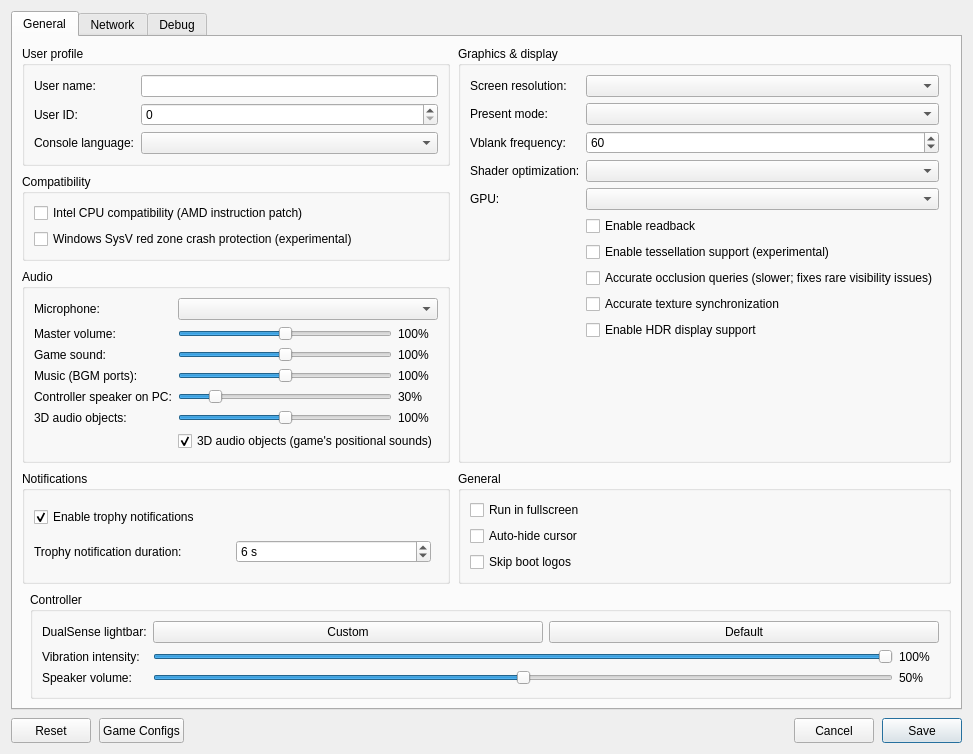
<?xml version="1.0" encoding="UTF-8"?>
<ui version="4.0">
 <class>ConfigurationEditDialog</class>
 <widget class="QDialog" name="ConfigurationEditDialog">
  <property name="geometry">
   <rect>
    <x>0</x>
    <y>0</y>
    <width>900</width>
    <height>620</height>
   </rect>
  </property>
  <property name="windowTitle">
   <string>Settings</string>
  </property>
  <property name="locale">
   <locale language="English" country="UnitedStates"/>
  </property>
  <layout class="QVBoxLayout" name="dialogLayout">
   <property name="spacing"><number>8</number></property>
   <item>
    <widget class="QTabWidget" name="settings_tabs">
     <property name="currentIndex"><number>0</number></property>
     <widget class="QWidget" name="settings_tab">
      <attribute name="title"><string>General</string></attribute>
      <layout class="QGridLayout" name="gridLayout">
       <property name="horizontalSpacing">
        <number>8</number>
       </property>
       <property name="verticalSpacing">
        <number>8</number>
       </property>
       <item row="0" column="0" colspan="2">
        <layout class="QGridLayout" name="sectionsLayout" columnstretch="1,1">
         <property name="horizontalSpacing">
          <number>8</number>
         </property>
         <property name="verticalSpacing">
          <number>8</number>
         </property>
         <item row="0" column="0">
          <widget class="QGroupBox" name="user_profile_group">
           <property name="title">
            <string>User profile</string>
           </property>
           <layout class="QFormLayout" name="userProfileLayout">
            <property name="fieldGrowthPolicy">
             <enum>QFormLayout::AllNonFixedFieldsGrow</enum>
            </property>
            <item row="0" column="0">
             <widget class="QLabel" name="label_user_name">
              <property name="text"><string>User name:</string></property>
             </widget>
            </item>
            <item row="0" column="1">
             <widget class="MandatoryLineEdit" name="lineEdit_user_name">
              <property name="toolTip"><string>Local user name exposed to games</string></property>
              <property name="clearButtonEnabled"><bool>true</bool></property>
             </widget>
            </item>
            <item row="1" column="0">
             <widget class="QLabel" name="label_user_id">
              <property name="text"><string>User ID:</string></property>
             </widget>
            </item>
            <item row="1" column="1">
             <widget class="QSpinBox" name="spinBox_user_id">
              <property name="toolTip"><string>Local user ID exposed to games</string></property>
              <property name="maximum"><number>2147483647</number></property>
             </widget>
            </item>
            <item row="2" column="0">
             <widget class="QLabel" name="label_console_language">
              <property name="text"><string>Console language:</string></property>
             </widget>
            </item>
            <item row="2" column="1">
             <widget class="QComboBox" name="comboBox_console_language">
              <property name="toolTip"><string>Language</string></property>
             </widget>
            </item>
           </layout>
          </widget>
         </item>
         <item row="2" column="0">
          <widget class="QGroupBox" name="audio_group">
           <property name="title"><string>Audio</string></property>
           <layout class="QFormLayout" name="audioLayout">
            <property name="fieldGrowthPolicy">
             <enum>QFormLayout::AllNonFixedFieldsGrow</enum>
            </property>
            <item row="0" column="0">
             <widget class="QLabel" name="label_audio_input_device">
              <property name="text"><string>Microphone:</string></property>
             </widget>
            </item>
            <item row="0" column="1">
             <widget class="QComboBox" name="comboBox_audio_input_device"/>
            </item>
           <item row="1" column="0">
            <widget class="QLabel" name="label_audio_master">
             <property name="text"><string>Master volume:</string></property>
            </widget>
           </item>
           <item row="1" column="1">
            <layout class="QHBoxLayout" name="audio_master_layout">
             <item>
              <widget class="QSlider" name="slider_audio_master">
               <property name="toolTip"><string>Everything the game plays on this PC (not the DualSense). 100% is unchanged; above 100% amplifies and can clip.</string></property>
               <property name="maximum"><number>200</number></property>
               <property name="singleStep"><number>5</number></property>
               <property name="pageStep"><number>10</number></property>
               <property name="value"><number>100</number></property>
               <property name="orientation"><enum>Qt::Horizontal</enum></property>
              </widget>
             </item>
             <item>
              <widget class="QLabel" name="label_audio_master_value">
               <property name="minimumSize"><size><width>40</width><height>0</height></size></property>
               <property name="text"><string>100%</string></property>
              </widget>
             </item>
            </layout>
           </item>
           <item row="2" column="0">
            <widget class="QLabel" name="label_audio_main">
             <property name="text"><string>Game sound:</string></property>
            </widget>
           </item>
           <item row="2" column="1">
            <layout class="QHBoxLayout" name="audio_main_layout">
             <item>
              <widget class="QSlider" name="slider_audio_main">
               <property name="toolTip"><string>Game audio on the main output ports (most effects, and music in games that mix it there). 100% is unchanged.</string></property>
               <property name="maximum"><number>200</number></property>
               <property name="singleStep"><number>5</number></property>
               <property name="pageStep"><number>10</number></property>
               <property name="value"><number>100</number></property>
               <property name="orientation"><enum>Qt::Horizontal</enum></property>
              </widget>
             </item>
             <item>
              <widget class="QLabel" name="label_audio_main_value">
               <property name="minimumSize"><size><width>40</width><height>0</height></size></property>
               <property name="text"><string>100%</string></property>
              </widget>
             </item>
            </layout>
           </item>
           <item row="3" column="0">
            <widget class="QLabel" name="label_audio_music">
             <property name="text"><string>Music (BGM ports):</string></property>
            </widget>
           </item>
           <item row="3" column="1">
            <layout class="QHBoxLayout" name="audio_music_layout">
             <item>
              <widget class="QSlider" name="slider_audio_music">
               <property name="toolTip"><string>Music the game plays on its own background-music ports. Has no effect on games that mix music into the main output.</string></property>
               <property name="maximum"><number>200</number></property>
               <property name="singleStep"><number>5</number></property>
               <property name="pageStep"><number>10</number></property>
               <property name="value"><number>100</number></property>
               <property name="orientation"><enum>Qt::Horizontal</enum></property>
              </widget>
             </item>
             <item>
              <widget class="QLabel" name="label_audio_music_value">
               <property name="minimumSize"><size><width>40</width><height>0</height></size></property>
               <property name="text"><string>100%</string></property>
              </widget>
             </item>
            </layout>
           </item>
           <item row="4" column="0">
            <widget class="QLabel" name="label_audio_pad_speaker">
             <property name="text"><string>Controller speaker on PC:</string></property>
            </widget>
           </item>
           <item row="4" column="1">
            <layout class="QHBoxLayout" name="audio_pad_speaker_layout">
             <item>
              <widget class="QSlider" name="slider_audio_pad_speaker">
               <property name="toolTip"><string>Sounds meant for the DualSense speaker when no DualSense plays them (no controller, or not wired/Bluetooth). The console speaker is small, so these are turned down by default.</string></property>
               <property name="maximum"><number>200</number></property>
               <property name="singleStep"><number>5</number></property>
               <property name="pageStep"><number>10</number></property>
               <property name="value"><number>30</number></property>
               <property name="orientation"><enum>Qt::Horizontal</enum></property>
              </widget>
             </item>
             <item>
              <widget class="QLabel" name="label_audio_pad_speaker_value">
               <property name="minimumSize"><size><width>40</width><height>0</height></size></property>
               <property name="text"><string>30%</string></property>
              </widget>
             </item>
            </layout>
           </item>
           <item row="5" column="0">
            <widget class="QLabel" name="label_audio_objects">
             <property name="text"><string>3D audio objects:</string></property>
            </widget>
           </item>
           <item row="5" column="1">
            <layout class="QHBoxLayout" name="audio_objects_layout">
             <item>
              <widget class="QSlider" name="slider_audio_objects">
               <property name="toolTip"><string>Sound effects the game places in 3D (PS5 3D audio object ports), mixed into the game sound on this PC. Game sound and master volume apply on top. 100% is unchanged.</string></property>
               <property name="maximum"><number>200</number></property>
               <property name="singleStep"><number>5</number></property>
               <property name="pageStep"><number>10</number></property>
               <property name="value"><number>100</number></property>
               <property name="orientation"><enum>Qt::Horizontal</enum></property>
              </widget>
             </item>
             <item>
              <widget class="QLabel" name="label_audio_objects_value">
               <property name="minimumSize"><size><width>40</width><height>0</height></size></property>
               <property name="text"><string>100%</string></property>
              </widget>
             </item>
            </layout>
           </item>
           <item row="6" column="1">
            <widget class="QCheckBox" name="checkBox_audio_objects">
             <property name="toolTip"><string>Play the sounds the game places in 3D (PS5 3D audio object ports: ambience, positioned effects). Off drops them, as older Kyty versions did.</string></property>
             <property name="text"><string>3D audio objects (game's positional sounds)</string></property>
             <property name="checked"><bool>true</bool></property>
            </widget>
           </item>
           </layout>
          </widget>
         </item>
         <item row="0" column="1" rowspan="3">
          <widget class="QGroupBox" name="graphics_group">
           <property name="title">
            <string>Graphics &amp;&amp; display</string>
           </property>
           <layout class="QFormLayout" name="graphicsLayout">
            <property name="fieldGrowthPolicy">
             <enum>QFormLayout::AllNonFixedFieldsGrow</enum>
            </property>
            <item row="0" column="0">
             <widget class="QLabel" name="label_screen_resolution">
              <property name="text"><string>Screen resolution:</string></property>
             </widget>
            </item>
            <item row="0" column="1">
             <widget class="QComboBox" name="comboBox_screen_resolution">
              <property name="toolTip"><string>Window resolution</string></property>
             </widget>
            </item>
            <item row="1" column="0">
             <widget class="QLabel" name="label_present_mode">
              <property name="text"><string>Present mode:</string></property>
             </widget>
            </item>
            <item row="1" column="1">
             <widget class="QComboBox" name="comboBox_present_mode">
              <property name="toolTip"><string>Vulkan swapchain presentation mode</string></property>
             </widget>
            </item>
            <item row="2" column="0">
             <widget class="QLabel" name="label_vblank_frequency">
              <property name="text"><string>Vblank frequency:</string></property>
             </widget>
            </item>
            <item row="2" column="1">
             <widget class="QSpinBox" name="spinBox_vblank_frequency">
              <property name="toolTip"><string>Virtual display refresh rate used for frame pacing</string></property>
              <property name="minimum"><number>30</number></property>
              <property name="maximum"><number>360</number></property>
              <property name="value"><number>60</number></property>
             </widget>
            </item>
            <item row="3" column="0">
             <widget class="QLabel" name="label_shader_optimization">
              <property name="text"><string>Shader optimization:</string></property>
             </widget>
            </item>
            <item row="3" column="1">
             <widget class="QComboBox" name="comboBox_shader_optimization_type">
              <property name="toolTip"><string>Optimize shaders for code size or performance</string></property>
             </widget>
            </item>
            <item row="4" column="0">
             <widget class="QLabel" name="label_gpu">
              <property name="text"><string>GPU:</string></property>
             </widget>
            </item>
            <item row="4" column="1">
             <widget class="QComboBox" name="comboBox_gpu">
              <property name="toolTip"><string>Graphics device used by the emulator</string></property>
             </widget>
            </item>
            <item row="5" column="1">
             <widget class="QCheckBox" name="checkBox_readback">
              <property name="toolTip"><string>Read back writable linear images</string></property>
              <property name="text"><string>Enable readback</string></property>
             </widget>
            </item>
            <item row="6" column="1">
             <widget class="QCheckBox" name="checkBox_tessellation">
              <property name="toolTip"><string>Draw tessellated geometry. Disabled by default; unsupported tessellation may cause crashes.</string></property>
              <property name="text"><string>Enable tessellation support (experimental)</string></property>
             </widget>
            </item>
            <item row="7" column="1">
             <widget class="QCheckBox" name="checkBox_gpu_occlusion">
              <property name="toolTip"><string>Off (default): occlusion queries report everything as visible, which is much faster in heavy levels but may draw objects or effects that the game hides behind walls. On: the GPU counts visible samples as on the console (slower; fixes rare visibility issues).</string></property>
              <property name="text"><string>Accurate occlusion queries (slower; fixes rare visibility issues)</string></property>
             </widget>
            </item>
            <item row="8" column="1">
             <widget class="QCheckBox" name="checkBox_sync_raw_image_buffers">
              <property name="toolTip"><string>Can fix missing textures and incorrect transparency in some games. May reduce performance.</string></property>
              <property name="text"><string>Accurate texture synchronization</string></property>
             </widget>
            </item>
            <item row="9" column="1">
             <widget class="QCheckBox" name="checkBox_hdr">
              <property name="toolTip"><string>Enable HDR10 output for supported games. Requires HDR enabled on the host display.</string></property>
              <property name="text"><string>Enable HDR display support</string></property>
             </widget>
            </item>
           </layout>
          </widget>
         </item>
         <item row="3" column="0">
          <widget class="QGroupBox" name="notifications_group">
           <property name="title"><string>Notifications</string></property>
           <layout class="QVBoxLayout" name="notificationsLayout">
            <item>
             <widget class="QCheckBox" name="checkBox_trophy_notifications">
              <property name="toolTip"><string>Show trophy unlock notifications and play their sound.
    To use your own sound, replace the emulator's assets/sounds/trophy-unlock.wav with a WAV file and restart the game.</string></property>
              <property name="text"><string>Enable trophy notifications</string></property>
              <property name="checked"><bool>true</bool></property>
             </widget>
            </item>
            <item>
             <layout class="QHBoxLayout" name="trophyDurationLayout">
              <item>
               <widget class="QLabel" name="label_trophy_duration">
                <property name="text"><string>Trophy notification duration:</string></property>
               </widget>
              </item>
              <item>
               <widget class="QSpinBox" name="spinBox_trophy_duration">
                <property name="toolTip"><string>How long each trophy unlock notification stays on screen.</string></property>
                <property name="suffix"><string> s</string></property>
                <property name="minimum"><number>5</number></property>
                <property name="maximum"><number>10</number></property>
                <property name="value"><number>6</number></property>
               </widget>
              </item>
              <item>
               <spacer name="trophyDurationSpacer">
                <property name="orientation"><enum>Qt::Horizontal</enum></property>
               </spacer>
              </item>
             </layout>
            </item>
           </layout>
          </widget>
         </item>
         <item row="3" column="1">
          <widget class="QGroupBox" name="general_group">
           <property name="title"><string>General</string></property>
           <layout class="QVBoxLayout" name="generalLayout">
            <item>
             <widget class="QCheckBox" name="checkBox_fullscreen">
              <property name="toolTip"><string>Run in borderless desktop fullscreen</string></property>
              <property name="text"><string>Run in fullscreen</string></property>
             </widget>
            </item>
            <item>
             <widget class="QCheckBox" name="checkBox_hide_cursor">
              <property name="toolTip"><string>Hide the host cursor after 2 seconds without mouse activity</string></property>
              <property name="text"><string>Auto-hide cursor</string></property>
             </widget>
            </item>
            <item>
             <widget class="QCheckBox" name="checkBox_skip_notice_screen">
              <property name="toolTip"><string>Skip startup logos and notices in supported games.</string></property>
              <property name="text"><string>Skip boot logos</string></property>
             </widget>
            </item>
           </layout>
          </widget>
         </item>
         <item row="1" column="0">
          <widget class="QGroupBox" name="compatibility_group">
           <property name="title">
            <string>Compatibility</string>
           </property>
           <layout class="QVBoxLayout" name="compatibilityLayout">
            <item>
             <widget class="QCheckBox" name="checkBox_amd_cpu">
              <property name="toolTip"><string>Emulates the PS5's AMD-only instructions (EXTRQ/INSERTQ) and AMD's VRSQRTPS results. Partly checked (default): automatic, on for Intel and other non-AMD CPUs, off for AMD CPUs. Checked: always on. Unchecked: always off.</string></property>
              <property name="text"><string>Intel CPU compatibility (AMD instruction patch)</string></property>
             </widget>
            </item>
            <item>
             <widget class="QCheckBox" name="checkBox_red_zone_protection">
              <property name="toolTip"><string>Helps prevent crashes in some games on Windows</string></property>
              <property name="text"><string>Windows SysV red zone crash protection (experimental)</string></property>
             </widget>
            </item>
           </layout>
          </widget>
         </item>
        </layout>
       </item>
       <item row="1" column="1">
        <widget class="QGroupBox" name="controller_group">
         <property name="title"><string>Controller</string></property>
         <layout class="QFormLayout" name="controllerLayout">
          <property name="fieldGrowthPolicy"><enum>QFormLayout::AllNonFixedFieldsGrow</enum></property>
          <item row="0" column="0">
           <widget class="QLabel" name="label_controller_color">
            <property name="text"><string>DualSense lightbar:</string></property>
           </widget>
          </item>
          <item row="0" column="1">
           <layout class="QHBoxLayout" name="controllerColorLayout">
            <item>
             <widget class="QPushButton" name="button_controller_color">
              <property name="toolTip"><string>Choose and preview a fixed LED color. Bluetooth DualSense may take several seconds to update.</string></property>
              <property name="text"><string>Custom</string></property>
             </widget>
            </item>
            <item>
             <widget class="QPushButton" name="button_controller_color_reset">
              <property name="toolTip"><string>Let the game control the lightbar</string></property>
              <property name="text"><string>Default</string></property>
             </widget>
            </item>
           </layout>
          </item>
          <item row="1" column="0">
           <widget class="QLabel" name="label_controller_vibration">
            <property name="text"><string>Vibration intensity:</string></property>
           </widget>
          </item>
          <item row="1" column="1">
           <layout class="QHBoxLayout" name="controllerVibrationLayout">
            <item>
             <widget class="QSlider" name="slider_controller_vibration">
              <property name="toolTip"><string>Scale DualSense vibration over USB and Bluetooth</string></property>
              <property name="maximum"><number>100</number></property>
              <property name="value"><number>100</number></property>
              <property name="orientation"><enum>Qt::Horizontal</enum></property>
             </widget>
            </item>
            <item>
             <widget class="QLabel" name="label_controller_vibration_value">
              <property name="minimumSize"><size><width>40</width><height>0</height></size></property>
              <property name="text"><string>100%</string></property>
             </widget>
            </item>
           </layout>
          </item>
          <item row="2" column="0">
           <widget class="QLabel" name="label_controller_volume">
            <property name="text"><string>Speaker volume:</string></property>
           </widget>
          </item>
          <item row="2" column="1">
           <layout class="QHBoxLayout" name="controllerVolumeLayout">
            <item>
             <widget class="QSlider" name="slider_controller_volume">
              <property name="toolTip"><string>Scale the DualSense speaker over USB and Bluetooth. 50% is the previous default; 100% adds 6 dB of gain.</string></property>
              <property name="maximum"><number>100</number></property>
              <property name="value"><number>50</number></property>
              <property name="orientation"><enum>Qt::Horizontal</enum></property>
             </widget>
            </item>
            <item>
             <widget class="QLabel" name="label_controller_volume_value">
              <property name="minimumSize"><size><width>40</width><height>0</height></size></property>
              <property name="text"><string>50%</string></property>
             </widget>
            </item>
           </layout>
          </item>
         </layout>
        </widget>
       </item>
      </layout>
     </widget>
     <widget class="QWidget" name="network_tab">
      <attribute name="title"><string>Network</string></attribute>
      <layout class="QVBoxLayout" name="networkTabLayout">
       <item>
        <widget class="QCheckBox" name="checkBox_network_connected">
         <property name="toolTip"><string>Let games use your computer's local network connection.</string></property>
         <property name="text"><string>Enable network connection</string></property>
        </widget>
       </item>
       <item>
        <spacer name="networkSpacer">
         <property name="orientation"><enum>Qt::Vertical</enum></property>
         <property name="sizeHint" stdset="0"><size><width>20</width><height>40</height></size></property>
        </spacer>
       </item>
      </layout>
     </widget>
     <widget class="QWidget" name="debug_tab">
      <attribute name="title"><string>Debug</string></attribute>
      <layout class="QVBoxLayout" name="debugTabLayout">
       <item>
        <widget class="QGroupBox" name="debug_group">
         <property name="title">
          <string>Debugging &amp;&amp; logs</string>
         </property>
         <layout class="QGridLayout" name="debugLayout" columnstretch="0,1,0,1">
          <property name="horizontalSpacing"><number>8</number></property>
          <property name="verticalSpacing"><number>6</number></property>
          <item row="0" column="0" colspan="2">
           <widget class="QCheckBox" name="checkBox_vulkan_validation">
            <property name="toolTip"><string>Enable Vulkan validation layers</string></property>
            <property name="text"><string>Vulkan validation</string></property>
            <property name="checked"><bool>true</bool></property>
           </widget>
          </item>
          <item row="0" column="2" colspan="2">
           <widget class="QCheckBox" name="checkBox_shader_validation">
            <property name="toolTip"><string>Validate SPIR-V binary</string></property>
            <property name="text"><string>Shader validation</string></property>
            <property name="checked"><bool>true</bool></property>
           </widget>
          </item>
          <item row="1" column="0" colspan="2">
           <widget class="QCheckBox" name="checkBox_renderdoc_capture">
            <property name="toolTip"><string>Enable RenderDoc capture</string></property>
            <property name="text"><string>RenderDoc capture</string></property>
           </widget>
          </item>
          <item row="1" column="2" colspan="2">
           <widget class="QCheckBox" name="checkBox_cmd_dump">
            <property name="toolTip"><string>Dump command buffers</string></property>
            <property name="text"><string>Command buffer dump</string></property>
           </widget>
          </item>
          <item row="2" column="0">
           <widget class="QLabel" name="label_shader_log_direction">
            <property name="text"><string>Shader logging:</string></property>
           </widget>
          </item>
          <item row="2" column="1">
           <widget class="QComboBox" name="comboBox_shader_log_direction">
            <property name="toolTip"><string>Dump shaders to file or console window. If enabled may decrease emulator performance</string></property>
           </widget>
          </item>
          <item row="2" column="2">
           <widget class="QLabel" name="label_shader_log_folder">
            <property name="text"><string>Shader log folder:</string></property>
           </widget>
          </item>
          <item row="2" column="3">
           <widget class="MandatoryLineEdit" name="lineEdit_shader_log_folder">
            <property name="toolTip"><string>Specify directory to dump shaders</string></property>
            <property name="clearButtonEnabled"><bool>true</bool></property>
           </widget>
          </item>
          <item row="3" column="0">
           <widget class="QLabel" name="label_printf_direction">
            <property name="text"><string>Printf output:</string></property>
           </widget>
          </item>
          <item row="3" column="1">
           <widget class="QComboBox" name="comboBox_printf_direction">
            <property name="toolTip"><string>Print logs to file or console window. If enabled may decrease emulator performance</string></property>
           </widget>
          </item>
          <item row="3" column="2">
           <widget class="QLabel" name="label_printf_file">
            <property name="text"><string>Printf output file:</string></property>
           </widget>
          </item>
          <item row="3" column="3">
           <widget class="MandatoryLineEdit" name="lineEdit_printf_file">
            <property name="toolTip"><string>Specify file to dump logs</string></property>
            <property name="clearButtonEnabled"><bool>true</bool></property>
           </widget>
          </item>
          <item row="4" column="0">
           <widget class="QCheckBox" name="checkBox_profiler">
            <property name="toolTip"><string>Enable the Tracy profiler. Profiling may decrease emulator performance</string></property>
            <property name="text"><string>Tracy profiler</string></property>
           </widget>
          </item>
          <item row="4" column="2">
           <widget class="QLabel" name="label_cmd_dump_folder">
            <property name="text"><string>Command buffer folder:</string></property>
           </widget>
          </item>
          <item row="4" column="3">
           <widget class="MandatoryLineEdit" name="lineEdit_cmd_dump_folder">
            <property name="toolTip"><string>Specify directory to dump command buffers</string></property>
            <property name="clearButtonEnabled"><bool>true</bool></property>
           </widget>
          </item>
         </layout>
        </widget>
       </item>
       <item>
        <spacer name="debugSpacer">
         <property name="orientation"><enum>Qt::Vertical</enum></property>
         <property name="sizeHint" stdset="0"><size><width>20</width><height>40</height></size></property>
        </spacer>
       </item>
      </layout>
     </widget>
    </widget>
   </item>
   <item>
    <layout class="QHBoxLayout" name="buttonLayout">
     <item>
     <widget class="QPushButton" name="clear_button">
       <property name="minimumSize"><size><width>80</width><height>25</height></size></property>
       <property name="text"><string>Reset</string></property>
       <property name="toolTip"><string>Restore default settings</string></property>
      </widget>
     </item>
     <item>
      <widget class="QPushButton" name="settings_button">
       <property name="minimumSize"><size><width>80</width><height>25</height></size></property>
       <property name="text"><string>Game Configs</string></property>
       <property name="toolTip"><string>Import or export game configs</string></property>
      </widget>
     </item>
     <item>
      <spacer name="buttonSpacer">
       <property name="orientation"><enum>Qt::Horizontal</enum></property>
       <property name="sizeHint" stdset="0"><size><width>40</width><height>20</height></size></property>
      </spacer>
     </item>
     <item>
      <widget class="QPushButton" name="cancel_button">
       <property name="minimumSize"><size><width>80</width><height>25</height></size></property>
       <property name="text"><string>Cancel</string></property>
      </widget>
     </item>
     <item>
      <widget class="QPushButton" name="ok_button">
       <property name="minimumSize"><size><width>80</width><height>25</height></size></property>
       <property name="text"><string>Save</string></property>
       <property name="default"><bool>true</bool></property>
      </widget>
     </item>
    </layout>
   </item>
  </layout>
 </widget>
 <customwidgets>
  <customwidget>
   <class>MandatoryLineEdit</class>
   <extends>QLineEdit</extends>
   <header>mandatoryLineEdit.h</header>
  </customwidget>
 </customwidgets>
 <resources/>
</ui>
